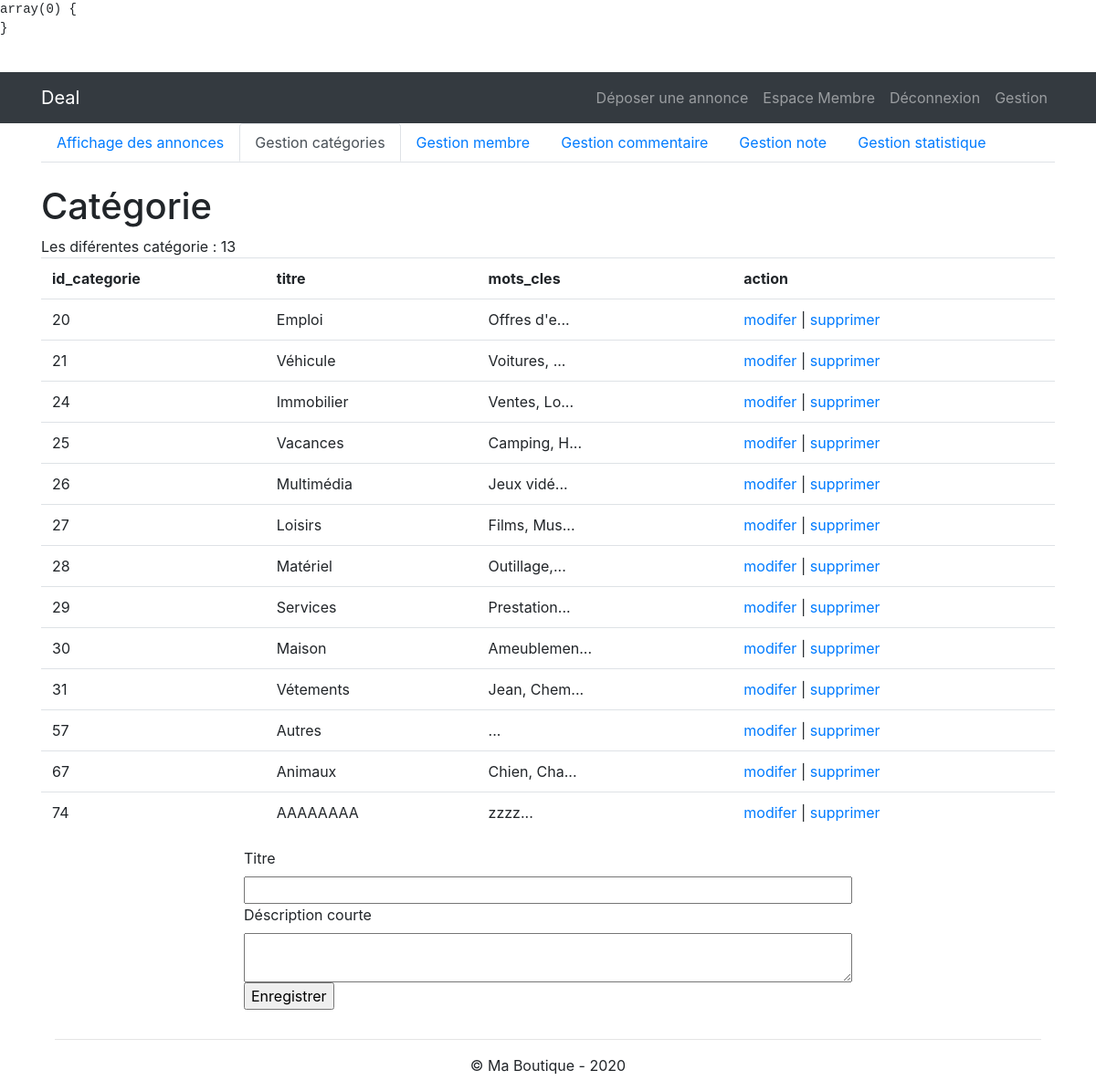
Screenshot of /admin/gestion_categorie.php (signed in) with the database file from the repository.
### tables this page shows
CREATE TABLE IF NOT EXISTS `categorie` (
  `id_categorie` int(11) NOT NULL AUTO_INCREMENT,
  `titre` varchar(100) NOT NULL,
  `mots_cles` text NOT NULL,
  PRIMARY KEY (`id_categorie`)
);

### inc/init.php (called while the page is built, shortened)
<?php
$pdo = new PDO();
$contenu = '';
require_once 'functions.php';

### admin/gestion_categorie.php (the view, shortened to what this page needs)
<?php
require_once '../inc/init.php';
$resultat = executeRequete("SELECT id_categorie, titre, mots_cles FROM categorie");
$contenu .= '<div>Les diférentes catégorie : ' . $resultat->rowCount() . '</div>';
$contenu .= '<div class="table-responsive">';
    $contenu .= '<table class="table">';
        $contenu .= '<tr>';
            $contenu .= '<th>id_categorie</th>';
            $contenu .= '<th>titre</th>';
            $contenu .= '<th>mots_cles</th>';
            $contenu .= '<th>action</th>';
        $contenu .= '</tr>';
        while ($categorie = $resultat->fetch(PDO::FETCH_ASSOC)){
        $contenu .= '<tr>';
            foreach ($categorie as $indice => $valeur){
                if ($indice == 'photo') {
                $contenu .= '<td><img src="../'. $valeur .'"style="width:90px"></td>';
            }
            elseif ($indice == 'mots_cles'){
                $contenu .= '<td>' . substr($valeur, 0, 10) . '...</td>';
            }
            else{
                $contenu .= '<td>' . $valeur . '</td>';
            }
        }
        $contenu .= '<td>
                        <a href="formulaire_modification_categorie.php?id_categorie='.$categorie['id_categorie'].'">modifer</a> |
                        <a href="?id_categorie='.$categorie['id_categorie'].'" onclick = "return confirm(\'Etes-vous certain de vouloir supprimer ce annonce?\')">supprimer</a>
                     </td>';
        $contenu .= '</tr>';
        }
    $contenu .='</div>';
$contenu .= '</table>';
$affiche_formulaire = true;
debug($_POST);
require_once '../inc/header.php';
?>
<ul class="nav nav-tabs">
    <li><a class="nav-link" href="gestion_boutique.php">Affichage des annonces</a></li>
    <li><a class="nav-link active" href="gestion_categorie.php">Gestion catégories</a></li>
    <li><a class="nav-link" href="gestion_membre.php">Gestion membre</a></li>
    <li><a class="nav-link" href="gestion_commentaire.php">Gestion commentaire</a></li>
    <li><a class="nav-link" href="gestion_note.php">Gestion note</a></li>
    <li><a class="nav-link" href="gestion_statistique.php">Gestion statistique</a></li>
</ul>
<h1 class="mt-4">Catégorie</h1>
<?php
echo $contenu;
?>
<?php
if ($affiche_formulaire) :
?>
    <form method="post" action="" enctype="multipart/form-data" style="padding-left: 20%; padding-right: 20%;">
        <div>
            <div><label for="titre">Titre</label></div>
            <div><input type="text" name="titre" id="titre" style="width: 100%;" value="<?php echo $_POST['titre'] ?? ''; ?>"></div>
        </div>
        <div>
            <div><label for="mots_cles">Déscription courte</label></div>
            <div><textarea name="mots_cles" id="mots_cles" style="width: 100%; " value="<?php echo $_POST['mots_cles'] ?? ''; ?>"></textarea></div>
        </div>
        <div><input type="submit" value="Enregistrer" ></div>
    </form>
<?php
endif;
require_once '../inc/footer.php';

### inc/functions.php (shortened to what this page needs)
<?php
function debug($var) {
    echo '<pre>';
        var_dump($var);
    echo ' </pre>';
}
function estConnecte() {
    if (isset($_SESSION['membre'])) {
        return true;
    } else {
        return false;
    }
}
function estAdmin() {
    if(estConnecte() && $_SESSION['membre']['statut'] == 1) {
        return true;
    } else {
        return false;
    }
}
function executeRequete($requete, $param = array()) {
global $pdo;
$resultat = $pdo->prepare($requete);
$succes = $resultat->execute($param);
if ($succes) {
    return $resultat;
}
else{
    return false;
}
}

### inc/header.php (shortened to what this page needs)
<!DOCTYPE html>
<html lang="fr">
<head>
    <link rel="stylesheet" href="https://maxcdn.bootstrapcdn.com/bootstrap/4.0.0/css/bootstrap.min.css">
</head>
<body>
    <nav class="navbar navbar-expand-lg navbar-dark bg-dark">
        <div class="container">
            <a class="navbar-brand" href="<?php echo RACINE_SITE . 'index.php'; ?>">Deal</a>
            <div class="collapse navbar-collapse" id="#nav1" >
                <ul class="navbar-nav ml-auto">
                <?php
                    if (estConnecte()) {
                        echo '<li><a class="nav-link" href="'. RACINE_SITE .'deposer_annonce.php">Déposer une annonce</a></li>';
                        echo '<li><a class="nav-link" href="'. RACINE_SITE .'profil.php">Espace Membre</a></li>';
                        echo '<li><a class="nav-link" href="'. RACINE_SITE .'connexion.php?action=deconnexion">Déconnexion</a></li>';
                    }
                    else{
                        echo '<li><a class="nav-link" href="'. RACINE_SITE .'inscription.php">Inscription</a></li>';
                        echo '<li><a class="nav-link" href="'. RACINE_SITE .'connexion.php">Connexion</a></li>';
                    }
                    if (estAdmin()) {
                        echo '<li><a class="nav-link" href="'. RACINE_SITE .'admin/gestion_boutique.php">Gestion</a></li>';
                    }
                ?>
                </ul>
            </div>
        </div>
    </nav>
    <div class="container" style="min-height: 80vh;">
        <div class="row">
            <div class="col-12">

### inc/footer.php
            </div>
        </div>
    </div>
    <footer>
        <div class="container">
            <hr>
            <div class="row text-center">
                <div class="col">
                    <p>&copy; Ma Boutique - 2020</p>
                </div>
            </div>
        </div>
    </footer>
</body>
</html>

### rows the page displays
categorie: id_categorie "20", titre "Emploi", mots_cles "Offres d'e"
categorie: id_categorie "21", titre "Véhicule", mots_cles "Voitures,"
categorie: id_categorie "24", titre "Immobilier", mots_cles "Ventes, Lo"
categorie: id_categorie "25", titre "Vacances", mots_cles "Camping, H"
categorie: id_categorie "26", titre "Multimédia", mots_cles "Jeux vidé"
categorie: id_categorie "27", titre "Loisirs", mots_cles "Films, Mus"
categorie: id_categorie "28", titre "Matériel", mots_cles "Outillage,"
categorie: id_categorie "29", titre "Services", mots_cles "Prestation"
categorie: id_categorie "30", titre "Maison", mots_cles "Ameublemen"
categorie: id_categorie "31", titre "Vétements", mots_cles "Jean, Chem"
categorie: id_categorie "57", titre "Autres"
categorie: id_categorie "67", titre "Animaux", mots_cles "Chien, Cha"
categorie: id_categorie "74", titre "AAAAAAAA", mots_cles "zzzz"

### other values shown
$resultat->rowCount() "13"
